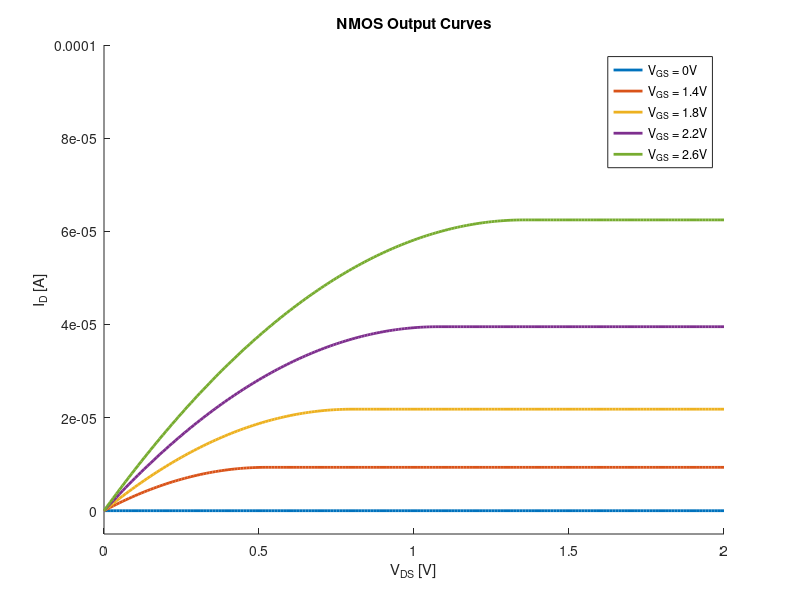
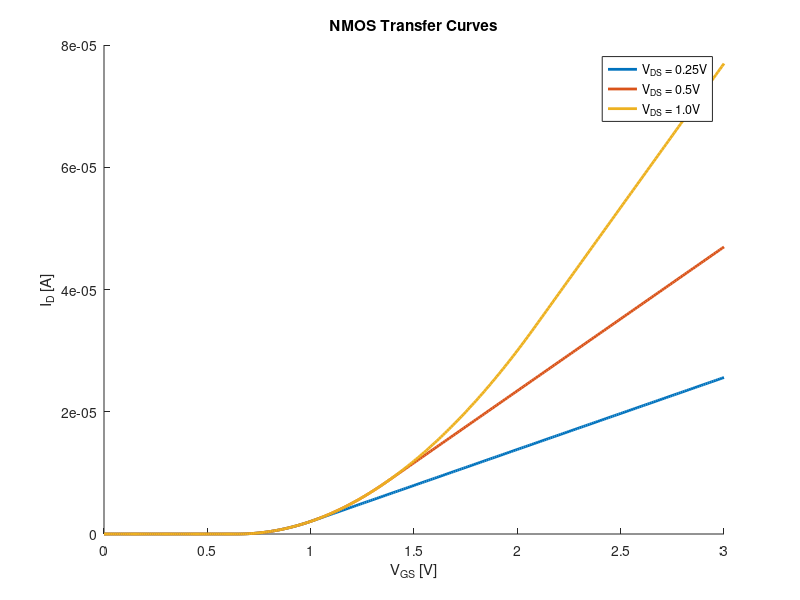
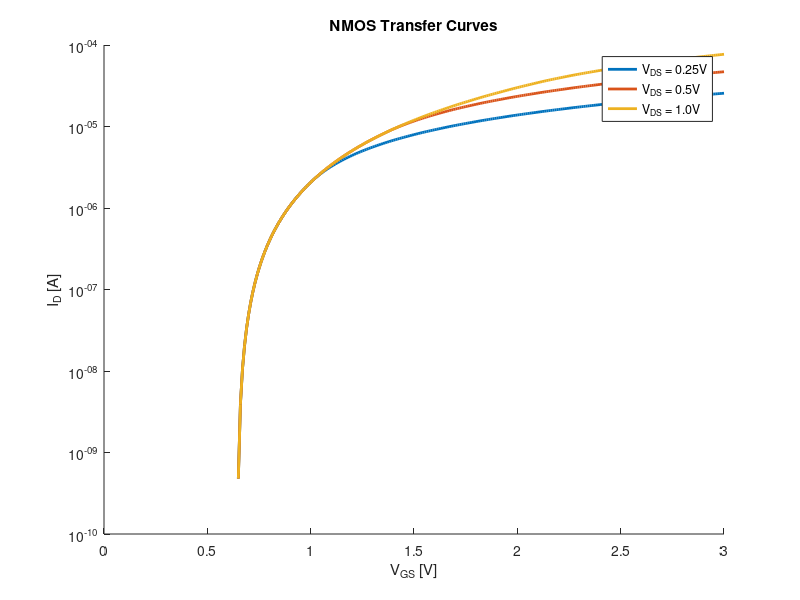

MATLAB code to generate these figures, in order: (Note: this script raises an error after producing the figures.)
%% ECE 417 Simulation Project 2
% Name: Benjamin Warren
% Class: ECE 417
% Winter 2023

clear, clc, close all

%% Calculate Constants and Material Parameters% pre-defined constants

kb = 8.62e-5;      % Boltzmann's constant (eV/K)
q  = 1.602e-19;    % Electron charge (C)
T  = 300;          % Room Temperature (K)
e_0 = 8.854e-14;   % Permittivity of vacuum (F/cm)
e_si = 11.8*e_0;   % Permittivity of Si (F/cm)
e_ox = 3.9*e_0;   % Permitivity of oxide layer (F/cm)
n_i = 1.0e10;      % Intrinsic carrier concentration of Si (cm^-3)
tau0 = 5e-7;    % s
N0 = 5e16;      % cm^-3
Len = 0.4e-6;   % Channel Length
Wid = 1e-6;     % Channel Width
Gox = 1.1e-6;      % (cm) gate oxide
x_j = .150e-6;  % S/D junction (meters)
N_g = 2e20;     % cm^-3 N Gate concentration
P_s = 2e17;     % cm^-3 P Substrate concentration
N_sd = 6e20;    % cm^-3 N S/D concentration
Qf = 1e-12;      % cm^-2 Fixed Charge
u_ci = 60;      % cm^2/V-s Channel inversion mobility
Eg = 1.12;      % eV Bandgap of silicon

% Calculate surface and bulk potential
Phi_b = (.0259)*log(P_s/n_i);
Phi_s = 2*Phi_b;

% Calculate Vox
Cox = e_ox/Gox; % Oxide thickness in meters
gamma = sqrt(2*q*e_si*P_s)/Cox; % Body-effect coefficient
Vox = gamma * sqrt(2*Phi_b); % Oxide potential

% Calculate Vfb
Psi_ms = -Eg/2 - Phi_b;
Vfb = Psi_ms - (Qf / Cox);

% Estimate Zero bias threshold voltage
Vt0 = Vfb + 2*Phi_b + gamma*sqrt(2*Phi_b);

% Create plot of Id-Vds output curves
Vds = (0:0.01:2);
Vgs = [0 1.4 1.8 2.2 2.6];

K = gamma/sqrt(2); % Body-effect constant
M = 1 + K/(sqrt(2*Phi_s)); % Body-effect constant 

figure(1)
for i = 1:length(Vgs)
    hold on
    Vdsat = (Vgs(i)-Vt0)/M;
    for j = 1:length(Vds)
        if Vgs(i)<Vt0
            Id(i,j) = 0;
        elseif Vgs(i)>=Vt0 && Vds(j)<Vdsat
            Id(i,j) = (Wid/Len)*u_ci*Cox*((Vgs(i)-Vt0)*Vds(j)-M*(Vds(j))^2/2);
        else
            Id(i,j) = (Wid/(2*M*Len))*u_ci*Cox*(Vgs(i)-Vt0)^2;
        end
    end
    plot(Vds,Id(i,:),"LineWidth",2)
end
hold off
title('NMOS Output Curves')
legend('V_{GS} = 0V','V_{GS} = 1.4V','V_{GS} = 1.8V','V_{GS} = 2.2V','V_{GS} = 2.6V')
xlabel('V_{DS} [V]')
ylabel('I_{D} [A]')
axis([0 2 -.5e-5 10e-5])

figure(2)
Vgs = (0:0.01:3);
Vds = [0.25 0.5 1];
for i = 1:length(Vds)
    hold on
    for j = 1:length(Vgs)
        Vdsat = (Vgs(j)-Vt0)/M;
        if Vgs(j)<Vt0
            Ids(i,j) = 0;
        elseif Vgs(j)>=Vt0 && Vds(i)<Vdsat
            Ids(i,j) = (Wid/Len)*u_ci*Cox*((Vgs(j)-Vt0)*Vds(i)-M*(Vds(i))^2/2);
        elseif Vgs(j)>=Vt0 && Vds(i)>=Vdsat
            Ids(i,j) = (Wid/(2*M*Len))*u_ci*Cox*(Vgs(j)-Vt0)^2;
        end
    end
    plot(Vgs,Ids(i,:),"LineWidth",2)
end
hold off
title('NMOS Transfer Curves')
legend('V_{DS} = 0.25V','V_{DS} = 0.5V','V_{DS} = 1.0V')
xlabel('V_{GS} [V]')
ylabel('I_{D} [A]')


figure(3)
Vgs = (0:0.01:3);
Vds = [0.25 0.5 1];
for i = 1:length(Vds)
    hold on
    for j = 1:length(Vgs)
        Vdsat = (Vgs(j)-Vt0)/M;
        if Vgs(j)<Vt0
            Ids(i,j) = 0;
        elseif Vgs(j)>=Vt0 && Vds(i)<Vdsat
            Ids(i,j) = (Wid/Len)*u_ci*Cox*((Vgs(j)-Vt0)*Vds(i)-M*(Vds(i))^2/2);
        elseif Vgs(j)>=Vt0 && Vds(i)>=Vdsat
            Ids(i,j) = (Wid/(2*M*Len))*u_ci*Cox*(Vgs(j)-Vt0)^2;
        end
    end
    semilogy(Vgs,Ids(i,:),"LineWidth",2)
end
hold off
set(gca, 'YScale', 'log')
title('NMOS Transfer Curves')
legend('V_{DS} = 0.25V','V_{DS} = 0.5V','V_{DS} = 1.0V')
xlabel('V_{GS} [V]')
ylabel('I_{D} [A]')

T=table(transpose(Phi_b),transpose(Cox),transpose(gamma),transpose(Vox),transpose(Psi_ms),transpose(Vfb),transpose(Vt0),transpose(K),transpose(M),'VariableNames',{'Phi_B','Cox','gamma','Vox','Psi_ms','Vfb','Vt0','K','M'});
display(T)